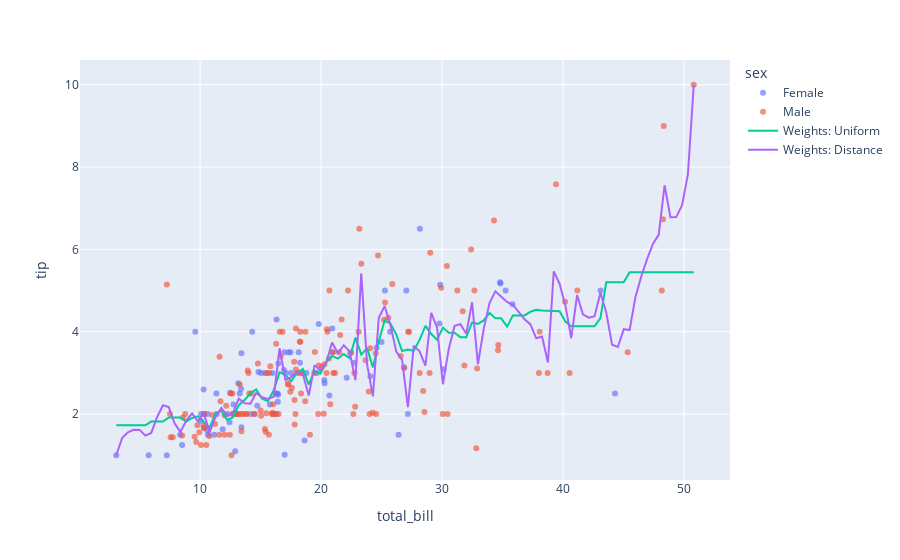

The cell this chart's notebook holds for it:
### Code cell
# Comparación de diferentes parámetros de modelos kNN
import numpy as np
import plotly.express as px
import plotly.graph_objects as go
from sklearn.neighbors import KNeighborsRegressor

df = px.data.tips()
X = df.total_bill.values.reshape(-1, 1)
x_range = np.linspace(X.min(), X.max(), 100)

# Model #1
knn_dist = KNeighborsRegressor(10, weights='distance')
knn_dist.fit(X, df.tip)
y_dist = knn_dist.predict(x_range.reshape(-1, 1))

# Model #2
knn_uni = KNeighborsRegressor(10, weights='uniform')
knn_uni.fit(X, df.tip)
y_uni = knn_uni.predict(x_range.reshape(-1, 1))

fig = px.scatter(df, x='total_bill', y='tip', color='sex', opacity=0.65)
fig.add_traces(go.Scatter(x=x_range, y=y_uni, name='Weights: Uniform'))
fig.add_traces(go.Scatter(x=x_range, y=y_dist, name='Weights: Distance'))
fig.show()
